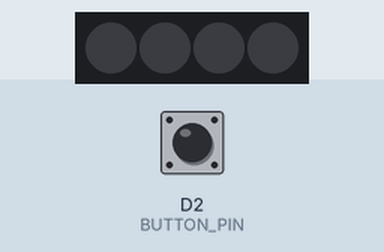
The sketch below on a simulated ESP8266 (Wemos D1 mini). Parts: 4 RGB LEDs in strip order, left to right. Inputs (shaded band) come from the test bench; at power-on: D2 (BUTTON_PIN) HIGH. WiFi joins after 1.5 s; servers stay silent unless stated; what the sketch prints to the serial monitor is not drawn.

Above: at 2.7 s.
2.8 s: D2 (BUTTON_PIN) pulled LOW for 0.15 s
At 4.0 s:
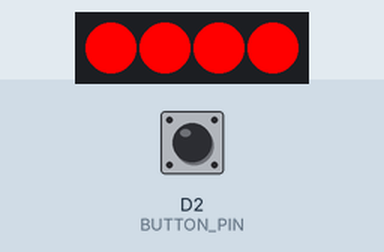
4.4 s: D2 (BUTTON_PIN) pulled LOW for 1 s
At 5.2 s:
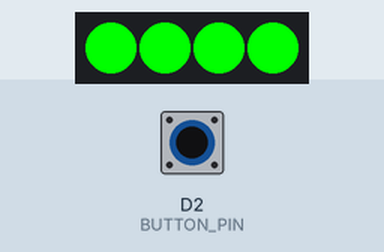
6.9 s: D2 (BUTTON_PIN) pulled LOW for 0.15 s
At 8.2 s:
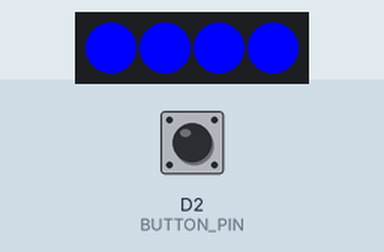
8.5 s: D2 (BUTTON_PIN) pulled LOW for 3.2 s
At 8.59 s:
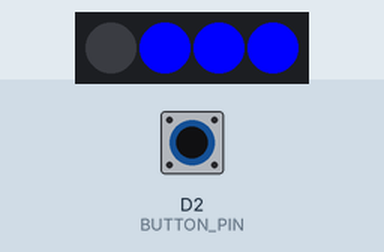
Timing chart, 0 to 11.5 s (numbered marks = the images above; inputs shaded):
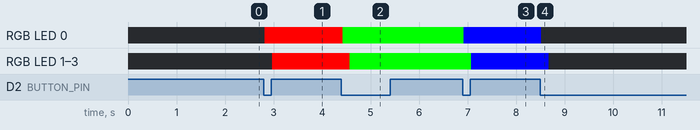

The sketch:

SmartLightV1.1.ino
```cpp
// This is the code for the MakerLabs Bedside Lamp V1
// You need to wire a momentary push button to connect from ground to digital pin D2.  This means, when you
// push the button it make the led strip will change to a new pixel colour.  Note that you will need to press the
// button once to turn on the first colour. Pressing the button again will cycle through the colours you have listed below!


#include <Adafruit_NeoPixel.h>                                     // Includes the library that helps control the LED strip
#include <BlynkSimpleEsp8266.h>
#include <DNSServer.h>
#include <Ethernet.h>
#include <ESP8266WiFi.h>                                          // https://github.com/esp8266/Arduino
#include <ESP8266WebServer.h>
#include <SPI.h>
#include <WiFiManager.h>                                          // https://github.com/tzapu/WiFiManager

#define BLYNK_PRINT Serial                                       // Enables Serial Monitor if you want to look at whats going on when the device is plugged into a PC running the Arduino IDE

// You need to download the Blynk app on iOS or Android. You will need to make an app (scan the QR code on your project kit for access to the videos to help you
// Go to the Project Settings (nut icon)in your Blynk app, and copy the auth token into the line of code below. Don't delete the "" just change the blue text!
char auth[] = "AUTH TOKEN GOES IN HERE";
char blynk_token[] = "token_number";

#define BUTTON_PIN   D2                                           // Digital IO pin connected to the push button.  This will be
                                                                  // driven with a pull-up resistor so the switch should
                                                                  // pull the pin to ground momentarily. When the button is pressed, the D2 pin will go LOW, which will tell the device to move to the next colour.

#define PIXEL_PIN    D1                                            // Digital IO pin connected to the NeoPixels.
                                                                  // Wire the 5V LED lead to 5V on the board
                                                                  //Wire the GND LED lead to the G pin on the board (this lead shares the G pin with the push button)

#define PIXEL_COUNT 4                                            // The number of LEDs you have in the strip, you are given 4 to start with, but can buy more here: https://amzn.to/2sethw1


// The next bit describes the setup for your LED strip. Some LED strips work slightly differently...from the way the colour is controlled, to the frequency of the light.

                                                                 //   Parameter 1 = number of pixels in strip,  neopixel stick has 8
                                                                 //   Parameter 2 = pin number (most are valid)
                                                                 //   Parameter 3 = pixel type flags, add together as needed:
                                                                 //   NEO_RGB     Pixels are wired for RGB bitstream
                                                                 //   NEO_GRB     Pixels are wired for GRB bitstream, correct for neopixel stick
                                                                 //   NEO_KHZ400  400 KHz bitstream (e.g. FLORA pixels)
                                                                 //   NEO_KHZ800  800 KHz bitstream (e.g. High Density LED strip), correct for neopixel stick

Adafruit_NeoPixel strip = Adafruit_NeoPixel(PIXEL_COUNT, PIXEL_PIN, NEO_GRB + NEO_KHZ400); //This is the correct setup for the LED strips bought from the web link above. if you find your colours look weird, try changing GRB to RGB.


bool oldState = HIGH;
int showType = 0;


BLYNK_WRITE(V1)
{
  int pinValue = param.asInt(); // assigning incoming value from pin V1 to a variable
  if (pinValue == 1) {                 // If value is 1 run this command
    digitalWrite(BUTTON_PIN, HIGH);          //D2 output from Wemos D1 mini
  }
  else {                                     // If value is 0 run this command
    digitalWrite(BUTTON_PIN, LOW);          //D2 output from Wemos D1 mini
  }
  Serial.print("V1 Button value is: ");
  Serial.println(pinValue);
}


void setup() {

  Serial.begin(9600); // Starts the serial communication
  WiFiManager wifiManager;
  wifiManager.resetSettings();
  WiFiManagerParameter custom_blynk_token("Blynk", "blynk token", blynk_token, 34);
  wifiManager.addParameter(&custom_blynk_token);
  wifiManager.autoConnect("SmartLightV2");
  Serial.println(custom_blynk_token.getValue());
  Blynk.config(custom_blynk_token.getValue());

  pinMode(BUTTON_PIN, INPUT_PULLUP);                             // This line is telling the board how to setup the Push Button pin.
  strip.begin();
  strip.show();                                                  // Set all pixels (LED's) to 'off'

}


void loop() {


  Blynk.run();                                                   // If you have set up your BLYNK account, and put in the details (at the top) this starts the connection to your Blynk app!

  bool newState = digitalRead(BUTTON_PIN);                       // Get current button state. Figuring out if the pin is HIGH or LOW


  if (newState == LOW && oldState == HIGH) {                     // Check if state changed from high to low (when the button is pressed).
    delay(20);                                                   // Short delay to make sure the button springs back to how it was before it was pressed - 'debounced'
    newState = digitalRead(BUTTON_PIN);                          // Check if button is still low after debounce.
    if (newState == LOW) {
      showType++;
      if (showType > 3)                                          // Here is where you will need to change the code/value to match the number of 'cases' you have
                                                                 // What this does is reset the cycle when you reach the end of the different colour combinations, so when you get to the end of the colours, the LED strip goes to 'case 0 - black/off' turning the LED off
        showType=0;
      startShow(showType);
    }
  }


  oldState = newState;                                           // Set the last button state back to the old state.
}

void startShow(int i) {                                          // This is the cool stuff! There is a counter. When you press the button it adds 1 to the value of the counter. This example starts with 4 'cases' as you press the button it will cycle through these...
  switch(i){                                                     // You can add more 'cases' by copying the code and creating a new case underneath. Make usre to copy from 'case 3:' to 'break;'...then change the case value to 4,5,6 etc.
                                                                 // We will need to change a bit of code above if you add more 'cases' but you will see that in the notes!

                                                                 // The colours are set by changing the GRB/RGB value. You can find an online colour calculator here: https://www.rapidtables.com/convert/color/hex-to-rgb.html (255 is HIGH and 0 is LOW)

    case 0: colorWipe(strip.Color(0, 0, 0), 50);                 // Black/off
            break;
    case 1: colorWipe(strip.Color(255, 0, 0), 50);               // Red
            break;
    case 2: colorWipe(strip.Color(0, 255, 0), 50);               // Green
            break;
    case 3: colorWipe(strip.Color(0, 0, 255), 50);               // Blue
            break;
  }
}

// Fill the dots one after the other with a color               // This controls the way the LEDs are turned on, it gives a slightly nicer effect than simply on/off
void colorWipe(uint32_t c, uint8_t wait) {
  for(uint16_t i=0; i<strip.numPixels(); i++) {
    strip.setPixelColor(i, c);
    strip.show();
    delay(wait);
  }
}
```

Measured:
- after the input at 2.8 s, RGB LED 0: off → RGB(255, 0, 0) at once; RGB LED 1–3: off → RGB(255, 0, 0) after 0.17 s
- after the input at 4.4 s, RGB LED 0: RGB(255, 0, 0) → RGB(0, 255, 0) at once; RGB LED 1–3: RGB(255, 0, 0) → RGB(0, 255, 0) after 0.17 s
- after the input at 6.9 s, RGB LED 0: RGB(0, 255, 0) → RGB(0, 0, 255) at once; RGB LED 1–3: RGB(0, 255, 0) → RGB(0, 0, 255) after 0.17 s
- after the input at 8.5 s, RGB LED 0: RGB(0, 0, 255) → off at once; RGB LED 1–3: RGB(0, 0, 255) → off after 0.17 s
